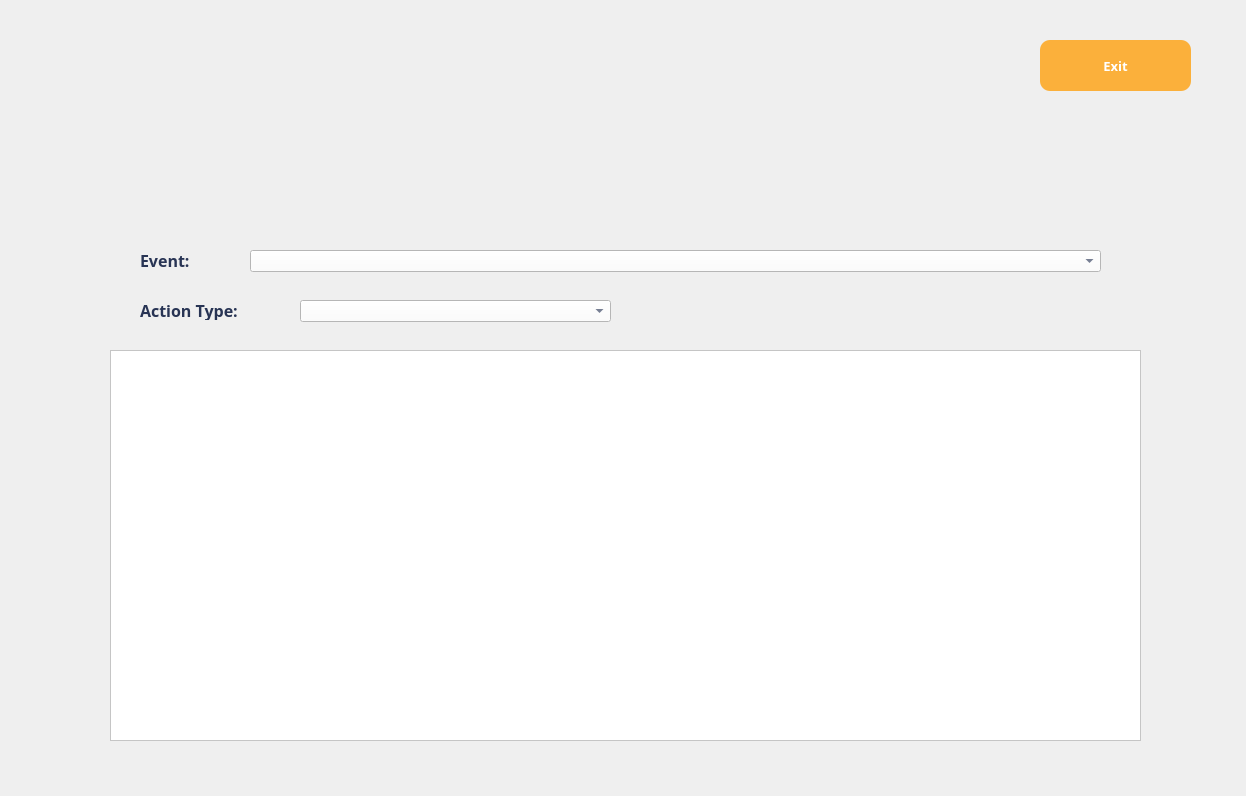
<?xml version="1.0" encoding="UTF-8"?>
<ui version="4.0">
 <class>Dialog</class>
 <widget class="QDialog" name="Dialog">
  <property name="geometry">
   <rect>
    <x>0</x>
    <y>0</y>
    <width>1246</width>
    <height>796</height>
   </rect>
  </property>
  <property name="windowTitle">
   <string>Dialog</string>
  </property>
  <widget class="QLabel" name="label">
   <property name="geometry">
    <rect>
     <x>0</x>
     <y>0</y>
     <width>1246</width>
     <height>796</height>
    </rect>
   </property>
   <property name="cursor">
    <cursorShape>ArrowCursor</cursorShape>
   </property>
   <property name="acceptDrops">
    <bool>true</bool>
   </property>
   <property name="autoFillBackground">
    <bool>false</bool>
   </property>
   <property name="text">
    <string/>
   </property>
   <property name="pixmap">
    <pixmap>images/Paticipantlog.png</pixmap>
   </property>
   <property name="scaledContents">
    <bool>true</bool>
   </property>
   <property name="wordWrap">
    <bool>false</bool>
   </property>
  </widget>
  <widget class="QWidget" name="widget" native="true">
   <property name="geometry">
    <rect>
     <x>0</x>
     <y>0</y>
     <width>120</width>
     <height>80</height>
    </rect>
   </property>
  </widget>
  <widget class="QLabel" name="owerrormes">
   <property name="geometry">
    <rect>
     <x>520</x>
     <y>670</y>
     <width>201</width>
     <height>20</height>
    </rect>
   </property>
   <property name="font">
    <font>
     <family>Berlin Sans FB Demi</family>
     <pointsize>10</pointsize>
     <italic>false</italic>
     <bold>true</bold>
    </font>
   </property>
   <property name="layoutDirection">
    <enum>Qt::LeftToRight</enum>
   </property>
   <property name="styleSheet">
    <string notr="true">font: 700 10pt &quot;Berlin Sans FB Demi&quot;; 
color: rgb(251, 176, 59);</string>
   </property>
   <property name="text">
    <string/>
   </property>
  </widget>
  <widget class="QLabel" name="label_event">
   <property name="geometry">
    <rect>
     <x>140</x>
     <y>250</y>
     <width>61</width>
     <height>20</height>
    </rect>
   </property>
   <property name="font">
    <font>
     <family>Berlin Sans FB Demi</family>
     <pointsize>12</pointsize>
     <bold>true</bold>
    </font>
   </property>
   <property name="styleSheet">
    <string notr="true">color: rgb(40, 52, 84); background-color: transparent;</string>
   </property>
   <property name="text">
    <string>Event:</string>
   </property>
  </widget>
  <widget class="QComboBox" name="filter_event">
   <property name="geometry">
    <rect>
     <x>250</x>
     <y>250</y>
     <width>851</width>
     <height>22</height>
    </rect>
   </property>
   <property name="styleSheet">
    <string notr="true">font: 700 10pt &quot;Berlin Sans FB Demi&quot;; color: rgb(40, 52, 84); background-color: rgb(255, 255, 255);</string>
   </property>
  </widget>
  <widget class="QLabel" name="label_action">
   <property name="geometry">
    <rect>
     <x>140</x>
     <y>300</y>
     <width>121</width>
     <height>20</height>
    </rect>
   </property>
   <property name="font">
    <font>
     <family>Berlin Sans FB Demi</family>
     <pointsize>12</pointsize>
     <bold>true</bold>
    </font>
   </property>
   <property name="styleSheet">
    <string notr="true">color: rgb(40, 52, 84); background-color: transparent;</string>
   </property>
   <property name="text">
    <string>Action Type:</string>
   </property>
  </widget>
  <widget class="QComboBox" name="filter_action">
   <property name="geometry">
    <rect>
     <x>300</x>
     <y>300</y>
     <width>311</width>
     <height>22</height>
    </rect>
   </property>
   <property name="styleSheet">
    <string notr="true">font: 700 10pt &quot;Berlin Sans FB Demi&quot;; color: rgb(40, 52, 84); background-color: rgb(255, 255, 255);</string>
   </property>
  </widget>
  <widget class="QLabel" name="logsummary">
   <property name="geometry">
    <rect>
     <x>640</x>
     <y>300</y>
     <width>461</width>
     <height>20</height>
    </rect>
   </property>
   <property name="font">
    <font>
     <family>Berlin Sans FB Demi</family>
     <pointsize>10</pointsize>
     <italic>false</italic>
     <bold>true</bold>
    </font>
   </property>
   <property name="styleSheet">
    <string notr="true">font: 700 10pt &quot;Berlin Sans FB Demi&quot;;
color: rgb(248, 174, 58);</string>
   </property>
   <property name="text">
    <string/>
   </property>
   <property name="alignment">
    <set>Qt::AlignCenter</set>
   </property>
  </widget>
  <widget class="QTableWidget" name="participantlog">
   <property name="geometry">
    <rect>
     <x>110</x>
     <y>350</y>
     <width>1031</width>
     <height>391</height>
    </rect>
   </property>
   <property name="font">
    <font>
     <family>Berlin Sans FB Demi</family>
     <pointsize>8</pointsize>
     <bold>true</bold>
    </font>
   </property>
   <property name="styleSheet">
    <string notr="true">color: rgb(20, 33, 68);
background-color: rgb(255, 255, 255);</string>
   </property>
   <property name="horizontalScrollBarPolicy">
    <enum>Qt::ScrollBarAlwaysOff</enum>
   </property>
   <property name="verticalScrollBarPolicy">
    <enum>Qt::ScrollBarAsNeeded</enum>
   </property>
  </widget>
  <widget class="QPushButton" name="exitbutt">
   <property name="geometry">
    <rect>
     <x>1040</x>
     <y>40</y>
     <width>151</width>
     <height>51</height>
    </rect>
   </property>
   <property name="font">
    <font>
     <family>Arial Black</family>
     <pointsize>10</pointsize>
     <italic>false</italic>
     <bold>true</bold>
    </font>
   </property>
   <property name="cursor">
    <cursorShape>PointingHandCursor</cursorShape>
   </property>
   <property name="styleSheet">
    <string notr="true">QWidget#exitbutt{
background-color: rgb(251, 176, 59);
font: 900 10pt &quot;Arial Black&quot;; color : rgb(255, 255, 255);
border-radius: 10px;}

QWidget#exitbutt:hover {
    background-color: rgb(238, 223, 146); 
    border: 2px solid #388E3C;
    padding: 8px 20px; 
    font-size: 12px; 
}</string>
   </property>
   <property name="text">
    <string>Exit</string>
   </property>
  </widget>
  <widget class="QLabel" name="editerrormess">
   <property name="geometry">
    <rect>
     <x>320</x>
     <y>280</y>
     <width>201</width>
     <height>20</height>
    </rect>
   </property>
   <property name="font">
    <font>
     <family>Berlin Sans FB Demi</family>
     <pointsize>10</pointsize>
     <italic>false</italic>
     <bold>true</bold>
    </font>
   </property>
   <property name="layoutDirection">
    <enum>Qt::LeftToRight</enum>
   </property>
   <property name="styleSheet">
    <string notr="true">font: 700 10pt &quot;Berlin Sans FB Demi&quot;;
color: rgb(251, 176, 59);</string>
   </property>
   <property name="text">
    <string/>
   </property>
  </widget>
 </widget>
 <resources/>
 <connections/>
</ui>
